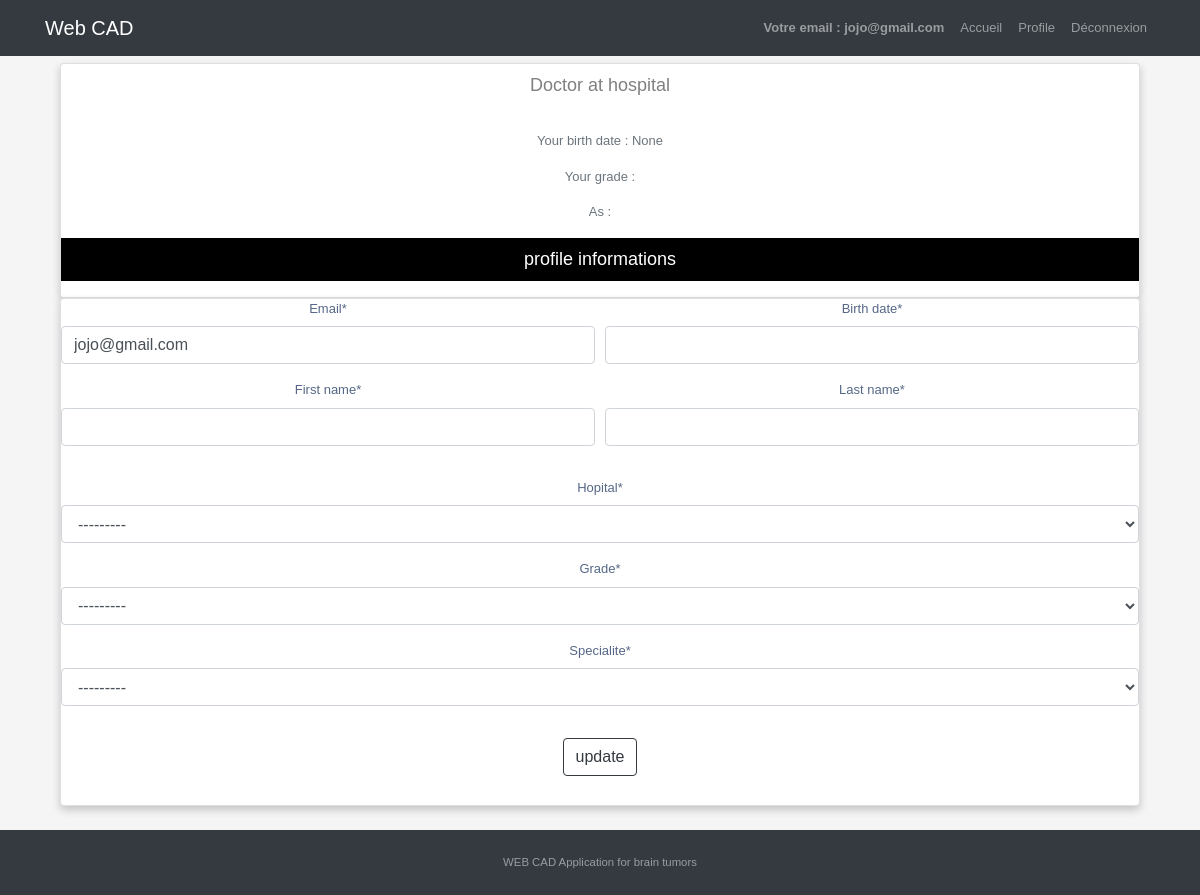
Page /doctor/profile/ (signed in) on the earlier database version.
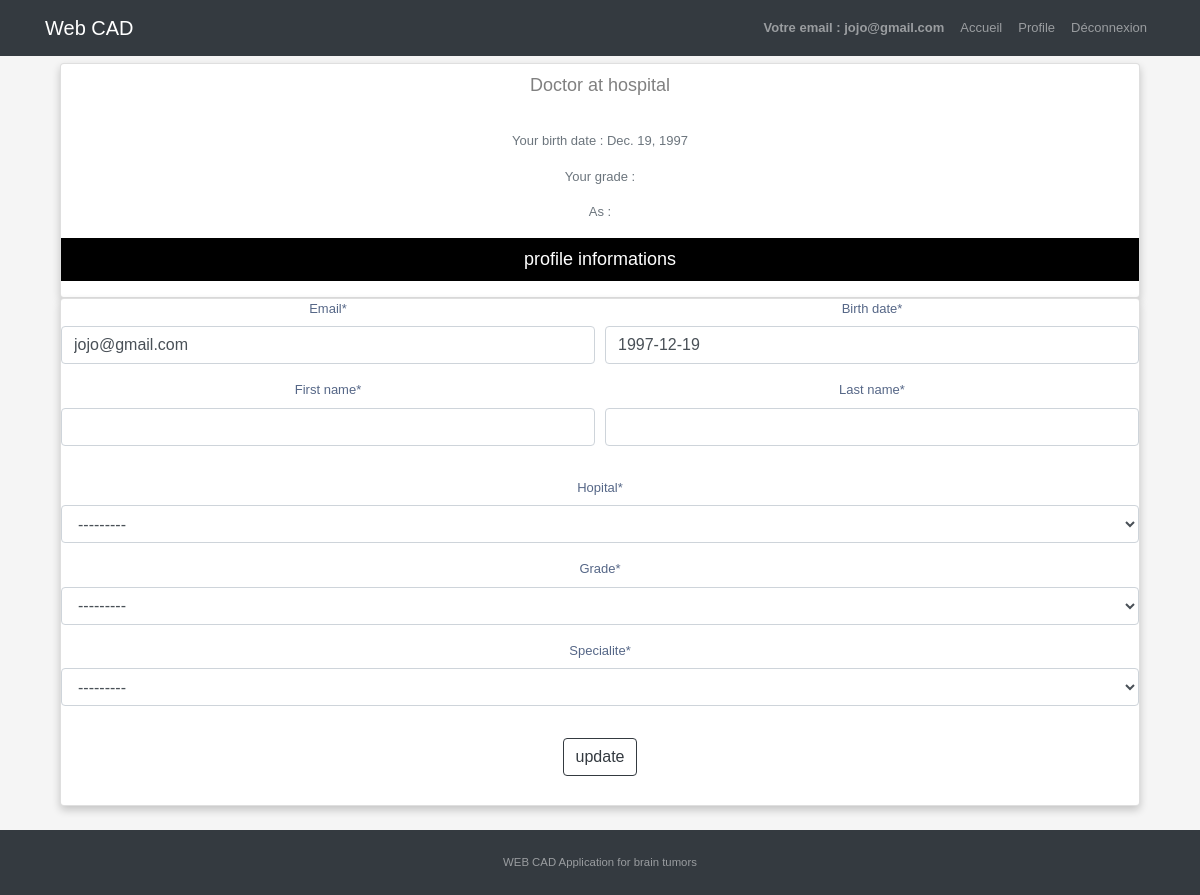
Same page on the later database version.
### sprint1/models.py (models this page shows, shortened)
class User(AbstractBaseUser, PermissionsMixin):
    email = models.EmailField(max_length=254, unique=True, error_messages={
                              'unique': "This email has already been registered."})
    name = models.CharField(max_length=254, null=True, blank=True)
    is_staff = models.BooleanField(default=False)
    is_superuser = models.BooleanField(default=False)
    is_active = models.BooleanField(default=True)
    last_login = models.DateTimeField(null=True, blank=True)
    date_joined = models.DateTimeField(auto_now_add=True)
    birth_date = models.DateField(null=True, blank=True)
    is_doctor = models.BooleanField(default=False)
    is_receptionist = models.BooleanField(default=False)
    USERNAME_FIELD = 'email'
    EMAIL_FIELD = 'email'
    REQUIRED_FIELDS = ['birth_date']
    objects = UserManager()

### sprint1/views.py (the view)
# urls.py: path('doctor/profile/', views.profile, name='profileDoc'),
@login_required
def profile(request):
    doc = Doctor.objects.filter(user=request.user).first()
    if request.method == 'POST':
        u = updateUser(request.POST, instance=request.user)
        d = DoctorRegistration(request.POST, instance=doc)
        if u.is_valid() and d.is_valid():
            u.save()
            d.save()
            messages.success(request, f'Your profile has been updated')
            return redirect('sprint1:profileDoc')
    else:
        u = updateUser(instance=request.user)
        d = DoctorRegistration(instance=doc)
    return render(request, 'sprint1/profile.html', {'doc': doc, 'u': u, 'd': d})

### sprint1/forms.py
class updateUser(forms.ModelForm):
    birth_date = forms.DateField(
        widget=DatePickerInput(
        )
    )
    class Meta:
        model = User
        fields = ['email', 'birth_date']

class DoctorRegistration(forms.ModelForm):
    hopital = forms.ModelChoiceField(
        queryset=Hopital.objects.all()
    )
    class Meta:
        model = Doctor
        fields = ['first_name', 'last_name',
                  'hopital', 'specialite', 'grade']

### sprint1/models.py (called while the page is built)
    def __str__(self):
        return str(self.wilaya.numero) + " : " + self.name

### sprint1/templates/sprint1/profile.html (shortened to what this page needs)
{% extends "sprint1/base.html" %}
{% load crispy_forms_tags %}
{% block content %}
<div class="card">
    <p class="title">Doctor at {{doc.hopital.name}} hospital </p>
  <p class="text-secondary">Your birth date : {{ user.birth_date }}</p>
  <p class="text-secondary">Your grade : {{ doc.grade}}</p>
  <p class="text-secondary"> As : {{doc.specialite}}</p>
  <p class=bruh> profile informations</p>
</div>
<div class="card">
	<form method="POST" >
          <fieldset class="form-group">
              <div class="form-row">
                     <div class="col">
                        {{u.email|as_crispy_field}}
                    </div>
                    <div class="col">
                        {{u.birth_date|as_crispy_field}}
                    </div>
                </div>
                    <div class="form-row">
                    <div class="form-group col-md-6">
                    {{d.first_name|as_crispy_field}}
                    </div>
                    <div class="form-group col-md-6">
                    {{d.last_name|as_crispy_field}}
                   </div>
             </div>
            <div class="form-group">
                {{d.hopital|as_crispy_field}}
            </div>
            <div class="form-group">
                {{d.grade|as_crispy_field}}
            </div>
            <div class="form-group">
                {{d.specialite|as_crispy_field}}
            </div>
          </fieldset>
      <div class="form-group">
                <button class="btn btn-outline-dark" type="submit">update</button>
            </div>
      </form>
</div>
{% endblock content %}

### sprint1/templates/sprint1/includes/navbar.html (shortened to what this page needs)
{% load static %}
{% load crispy_forms_tags %}
<nav class="navbar navbar-expand-lg navbar-dark bg-dark fixed-top" role="navigation">
    <div class="container">
      {%if user.is_authenticated%}
        <a class="navbar-brand" href="{% url 'sprint1:UserHomePage' %}">Web CAD</a>
      {% else %}
        <a class="navbar-brand" href="/">Web CAD</a>
      {% endif %}
        {% if user.is_authenticated %}
        <ul class="nav navbar-nav">
                 <li class="nav-item"><strong class="nav-link">Votre email : {{user.email}}</strong></li>
                 <li class="nav-item"><a href="{% url 'sprint1:UserHomePage' %}" class="nav-link">Accueil</a></li>
                 {% if user.is_doctor %}
                <li class="nav-item"><a href="{% url 'sprint1:profileDoc' %}" class="nav-link">Profile</a></li>
                {% else %}
                <li class="nav-item"><a href="{% url 'sprint1:profileR' %}" class="nav-link">Profile</a></li>
                {%endif%}
                <li class="nav-item"><a href="/logout" value ="logout" class="nav-link">Déconnexion</a></li>
            </ul>
        {%else %}
        <ul class="nav navbar-nav">
            <li class="nav-item"><a href = "{% url 'sprint1:login' %}" class = "nav-link"> Login </a></li>
        </ul>
        </div>
        {%endif%}
    </div>
</nav>

Differences in the rows shown:
changed User "jojo@gmail.com": birth_date "None" → "Dec. 19, 1997"; birth_date (not shown) → "1997-12-19"
